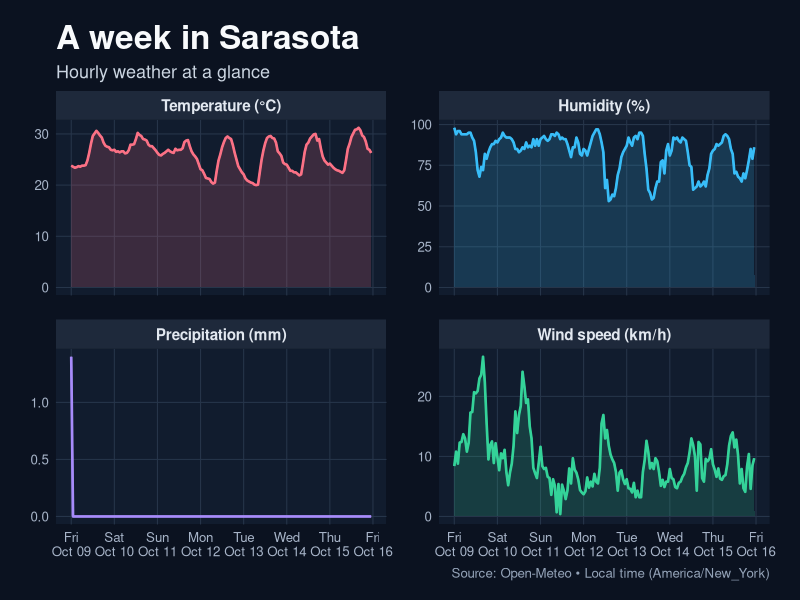

Write R code to recreate this figure.
library(ggplot2)

sarasota_weather <- read.csv("sarasota_hourly_weather.csv")
sarasota_weather$datetime <- as.POSIXct(
  paste(sarasota_weather$datetime, ifelse(nchar(sarasota_weather$datetime) == 10, "00:00:00", "")),
  format = "%Y-%m-%d %H:%M:%S",
  tz = "America/New_York"
)

weather_long <- rbind(
  data.frame(datetime = sarasota_weather$datetime, variable = "Temperature (°C)", value = sarasota_weather$temperature_2m),
  data.frame(datetime = sarasota_weather$datetime, variable = "Humidity (%)", value = sarasota_weather$relative_humidity_2m),
  data.frame(datetime = sarasota_weather$datetime, variable = "Precipitation (mm)", value = sarasota_weather$precipitation),
  data.frame(datetime = sarasota_weather$datetime, variable = "Wind speed (km/h)", value = sarasota_weather$wind_speed_10m)
)

weather_long$variable <- factor(
  weather_long$variable,
  levels = c("Temperature (°C)", "Humidity (%)", "Precipitation (mm)", "Wind speed (km/h)")
)

weather_plot <- ggplot(weather_long, aes(x = datetime, y = value, color = variable, fill = variable)) +
  geom_area(alpha = 0.18, show.legend = FALSE) +
  geom_line(linewidth = 0.9, show.legend = FALSE) +
  facet_wrap(vars(variable), scales = "free_y", ncol = 2) +
  scale_color_manual(values = c(
    "Temperature (°C)" = "#FB7185",
    "Humidity (%)" = "#38BDF8",
    "Precipitation (mm)" = "#A78BFA",
    "Wind speed (km/h)" = "#34D399"
  )) +
  scale_fill_manual(values = c(
    "Temperature (°C)" = "#FB7185",
    "Humidity (%)" = "#38BDF8",
    "Precipitation (mm)" = "#A78BFA",
    "Wind speed (km/h)" = "#34D399"
  )) +
  scale_x_datetime(date_breaks = "1 day", date_labels = "%a\n%b %d") +
  labs(
    title = "A week in Sarasota",
    subtitle = "Hourly weather at a glance",
    x = NULL,
    y = NULL,
    caption = "Source: Open-Meteo • Local time (America/New_York)"
  ) +
  theme_minimal(base_size = 12) +
  theme(
    plot.background = element_rect(fill = "#0B1220", color = NA),
    panel.background = element_rect(fill = "#111C2E", color = NA),
    panel.grid.major = element_line(color = "#26354A", linewidth = 0.35),
    panel.grid.minor = element_blank(),
    strip.text = element_text(color = "#E2E8F0", face = "bold", size = 11),
    strip.background = element_rect(fill = "#1E293B", color = NA),
    axis.text = element_text(color = "#A7B4C8"),
    plot.title = element_text(color = "#F8FAFC", face = "bold", size = 24),
    plot.subtitle = element_text(color = "#CBD5E1", size = 13),
    plot.caption = element_text(color = "#94A3B8"),
    panel.spacing = grid::unit(1.2, "lines"),
    plot.margin = margin(18, 22, 14, 22)
  )

ggsave("sarasota-weather.png", plot = weather_plot, width = 12, height = 8, dpi = 300, bg = "#0B1220")
